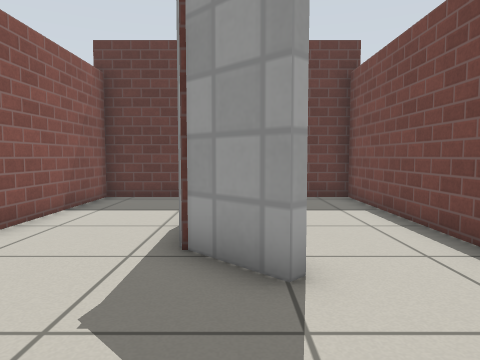
View 1 (above)

13 first-person views from a walk through a world built for the Gazebo simulator. The camera is 0.67 m above the floor, tilts 4° down and sees 70° across. The floor is counted in squares, 0.5 m on a side. Each view is taken from the middle of a square. On the plan, view 1 faces up. The plan holds only what a view shows up to about 15 squares ahead; the rest is blank. Simple patterns stand in for the simulator's built-in surfaces.

View 2
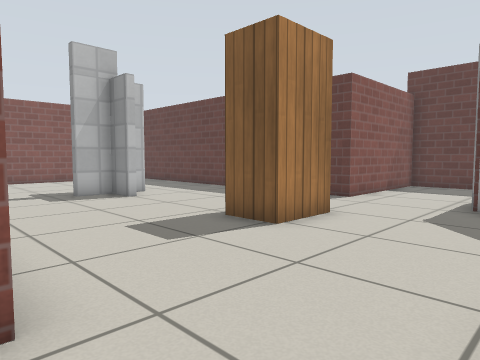

View 3
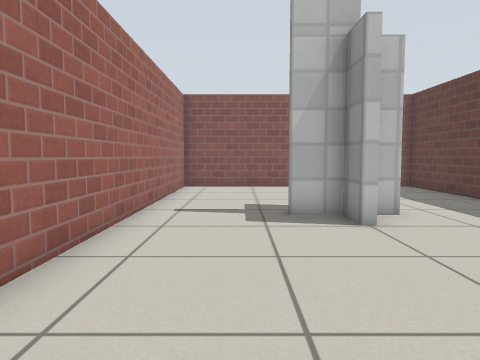

View 4
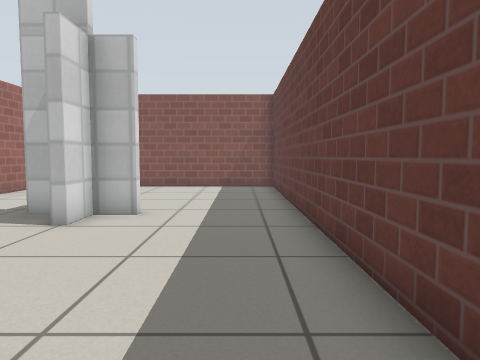

View 5
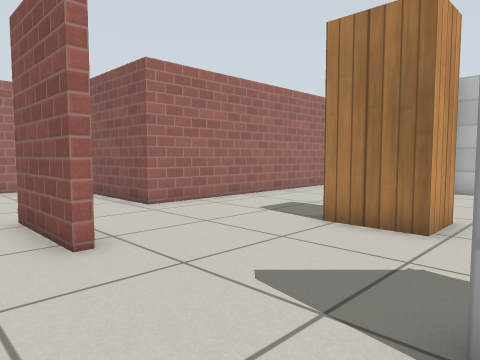

View 6
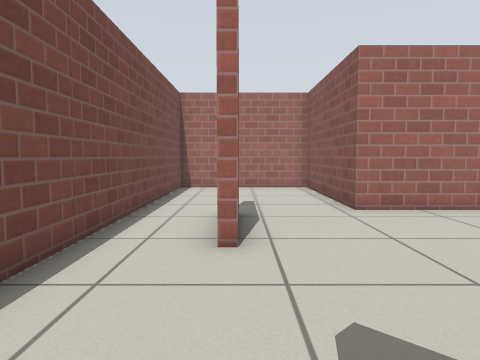

View 7
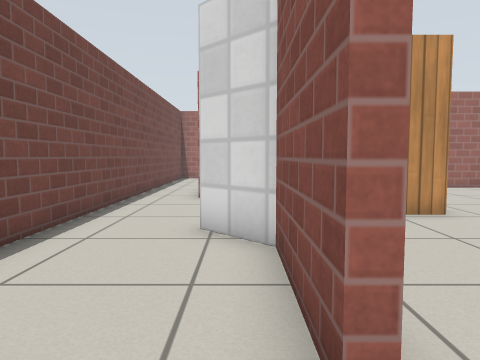

View 8
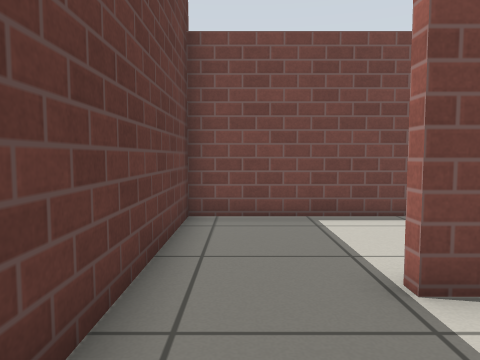

View 9
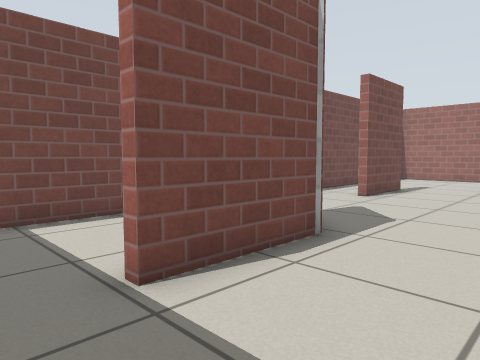

View 10
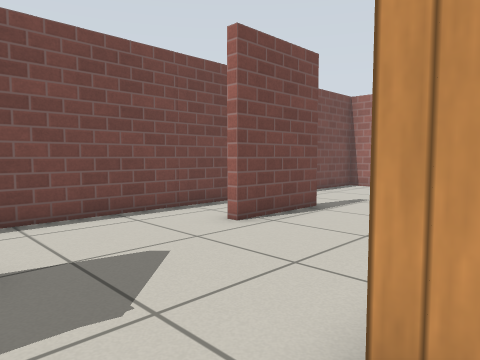

View 11
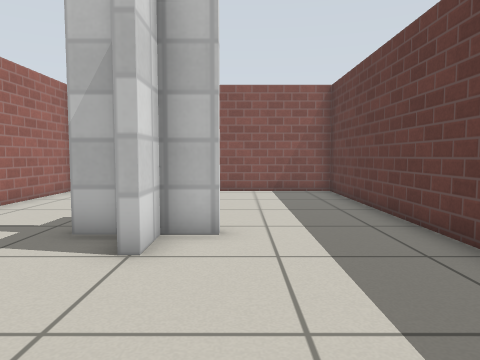

View 12
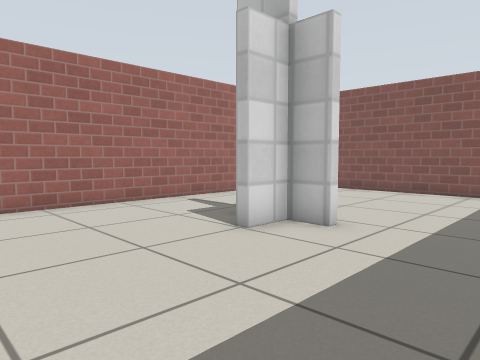

View 13
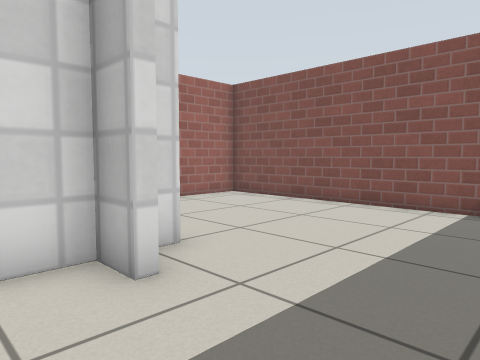

### Floor plan
Points are (right, up) in squares from view 1. A wall is a line through its corners. A room is listed if a view was taken in it or the views show most of it. See-through windows are left out.
Room 1 (views 1, 2, 3, 4, 5, 6, 7, 8, 9, 10, 11, 12, 13)
walls: (-4.7, 2.2) (-3.2, 2.2) (-3.2, 0.2) (-4.8, 0.2); (-4.4, 5.5) (-18.1, 5.5) (-18.1, -4.4) (-1.9, -4.4) (-1.9, -10.7) (3.5, -10.7) (3.5, 11.1) (-4.4, 11.1) (-4.4, 5.5); (-10.8, 1.8) (-10.8, 0.6) (-9.6, 0.6) (-9.6, 0.2) (-10.8, 0.2) (-10.8, -0.8) (-11.1, -0.8); (1.3, -0.9) (1.3, -4); (-12.1, 0.6) (-11.6, 0.6); (1, -4) (1, -0.9); (-0.5, 8.4) (-0.5, 5) (0.7, 3.7) (0.5, 3.5) (-0.8, 4.9) (-0.8, 8.4)

Positions as (right, up) in squares from view 1, and headings:
1: (0, 0), facing up
2: (1, -5), facing up-left
3: (-3, -2), facing left
4: (-3, 4), facing left
5: (3, 4), facing down-left
6: (1, 4), facing down
7: (0, 10), facing down
8: (-4, 10), facing right
9: (-4, 10), facing down-right
10: (-4, 4), facing down-right
11: (-5, 2), facing left
12: (-5, 5), facing down-left
13: (-9, 5), facing down-left
